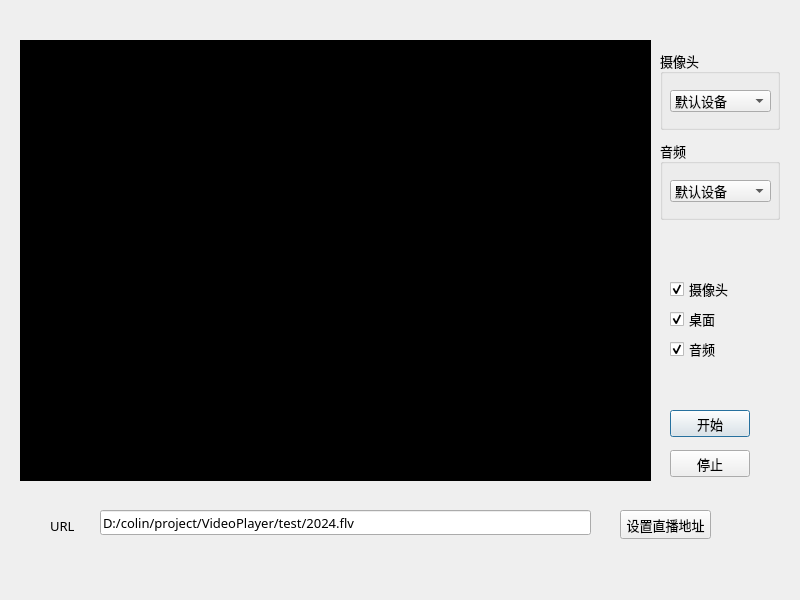
<?xml version="1.0" encoding="UTF-8"?>
<ui version="4.0">
 <class>RecorderDialog</class>
 <widget class="QDialog" name="RecorderDialog">
  <property name="geometry">
   <rect>
    <x>0</x>
    <y>0</y>
    <width>800</width>
    <height>600</height>
   </rect>
  </property>
  <property name="minimumSize">
   <size>
    <width>800</width>
    <height>600</height>
   </size>
  </property>
  <property name="maximumSize">
   <size>
    <width>800</width>
    <height>600</height>
   </size>
  </property>
  <property name="windowTitle">
   <string>RecorderDialog</string>
  </property>
  <widget class="QWidget" name="wdg_content" native="true">
   <property name="geometry">
    <rect>
     <x>10</x>
     <y>10</y>
     <width>781</width>
     <height>581</height>
    </rect>
   </property>
   <property name="font">
    <font>
     <family>微软雅黑</family>
     <pointsize>10</pointsize>
    </font>
   </property>
   <widget class="QWidget" name="wdg_show" native="true">
    <property name="geometry">
     <rect>
      <x>10</x>
      <y>30</y>
      <width>631</width>
      <height>441</height>
     </rect>
    </property>
    <property name="styleSheet">
     <string notr="true">background-color: rgb(0, 0, 0);</string>
    </property>
    <layout class="QHBoxLayout" name="horizontalLayout">
     <item>
      <widget class="QLabel" name="lb_showImage">
       <property name="text">
        <string/>
       </property>
       <property name="alignment">
        <set>Qt::AlignCenter</set>
       </property>
      </widget>
     </item>
    </layout>
   </widget>
   <widget class="QGroupBox" name="gb_camera">
    <property name="geometry">
     <rect>
      <x>650</x>
      <y>40</y>
      <width>120</width>
      <height>80</height>
     </rect>
    </property>
    <property name="title">
     <string>摄像头</string>
    </property>
    <widget class="QComboBox" name="cbx_cameraDev">
     <property name="geometry">
      <rect>
       <x>10</x>
       <y>40</y>
       <width>101</width>
       <height>22</height>
      </rect>
     </property>
     <item>
      <property name="text">
       <string>默认设备</string>
      </property>
     </item>
    </widget>
   </widget>
   <widget class="QGroupBox" name="gb_audio">
    <property name="geometry">
     <rect>
      <x>650</x>
      <y>130</y>
      <width>120</width>
      <height>80</height>
     </rect>
    </property>
    <property name="title">
     <string>音频</string>
    </property>
    <widget class="QComboBox" name="cbx_audioDev">
     <property name="geometry">
      <rect>
       <x>10</x>
       <y>40</y>
       <width>101</width>
       <height>22</height>
      </rect>
     </property>
     <item>
      <property name="text">
       <string>默认设备</string>
      </property>
     </item>
    </widget>
   </widget>
   <widget class="QPushButton" name="pb_start">
    <property name="geometry">
     <rect>
      <x>660</x>
      <y>400</y>
      <width>80</width>
      <height>27</height>
     </rect>
    </property>
    <property name="text">
     <string>开始</string>
    </property>
   </widget>
   <widget class="QPushButton" name="pb_stop">
    <property name="geometry">
     <rect>
      <x>660</x>
      <y>440</y>
      <width>80</width>
      <height>27</height>
     </rect>
    </property>
    <property name="text">
     <string>停止</string>
    </property>
   </widget>
   <widget class="QCheckBox" name="cb_camera">
    <property name="geometry">
     <rect>
      <x>660</x>
      <y>270</y>
      <width>73</width>
      <height>18</height>
     </rect>
    </property>
    <property name="text">
     <string>摄像头</string>
    </property>
    <property name="checked">
     <bool>true</bool>
    </property>
   </widget>
   <widget class="QCheckBox" name="cb_desktop">
    <property name="geometry">
     <rect>
      <x>660</x>
      <y>300</y>
      <width>73</width>
      <height>18</height>
     </rect>
    </property>
    <property name="text">
     <string>桌面</string>
    </property>
    <property name="checked">
     <bool>true</bool>
    </property>
   </widget>
   <widget class="QCheckBox" name="cb_audio">
    <property name="geometry">
     <rect>
      <x>660</x>
      <y>330</y>
      <width>73</width>
      <height>18</height>
     </rect>
    </property>
    <property name="text">
     <string>音频</string>
    </property>
    <property name="checked">
     <bool>true</bool>
    </property>
   </widget>
   <widget class="QLabel" name="lb_url">
    <property name="geometry">
     <rect>
      <x>40</x>
      <y>510</y>
      <width>54</width>
      <height>12</height>
     </rect>
    </property>
    <property name="text">
     <string>URL</string>
    </property>
   </widget>
   <widget class="QLineEdit" name="le_url">
    <property name="geometry">
     <rect>
      <x>90</x>
      <y>500</y>
      <width>491</width>
      <height>25</height>
     </rect>
    </property>
    <property name="text">
     <string>D:/colin/project/VideoPlayer/test/2024.flv</string>
    </property>
   </widget>
   <widget class="QPushButton" name="pb_setUrl">
    <property name="geometry">
     <rect>
      <x>610</x>
      <y>500</y>
      <width>91</width>
      <height>29</height>
     </rect>
    </property>
    <property name="text">
     <string>设置直播地址</string>
    </property>
   </widget>
  </widget>
 </widget>
 <resources/>
 <connections/>
</ui>
